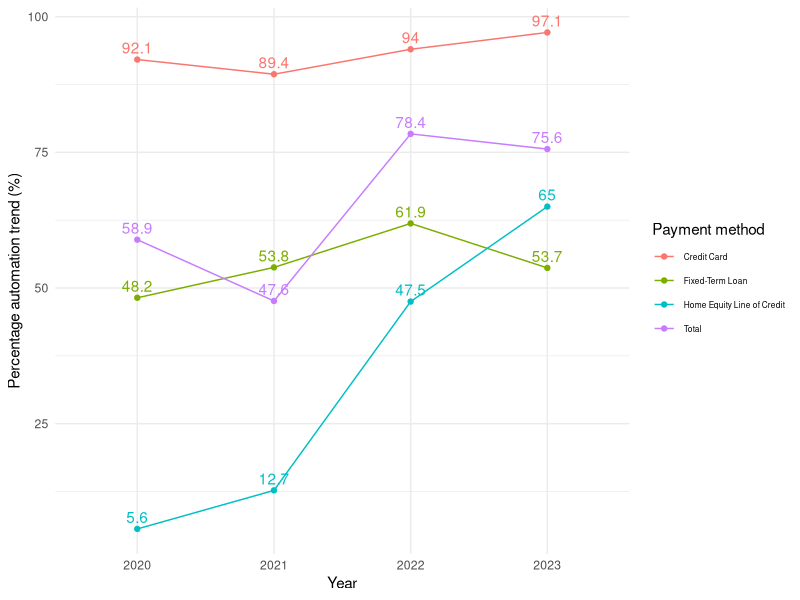

Write R code to recreate this figure.
## ---- chunk 1
library(tidyverse)
library(ggplot2)
library(ggthemes)
## ---- chunk 2
df <- read_csv("data.csv",skip = 1)

df_clean <- df %>% select(2:dim(df)[2]) %>% rename("Type" = "...2")
## ---- chunk 3
df_long <- df_clean %>% pivot_longer(names_to = "Year",
                                     values_to = "Percentage",cols = 2:5)
## ---- chunk 4
pl1 <- ggplot(data= df_long, aes(x = Year,y = Percentage,group = Type,color = Type)) +
  geom_line() + theme_minimal() + geom_point() + geom_text(aes(label = Percentage),
                                                           vjust = -0.5) + labs(x = "Year",
                                                                                y = "Percentage automation trend (%)",color = "Payment method") + theme(legend.text = element_text(size = 6))
pl1 + guides(color = guide_legend(override.aes = list(label = c(""))))
## ---- chunk 5
